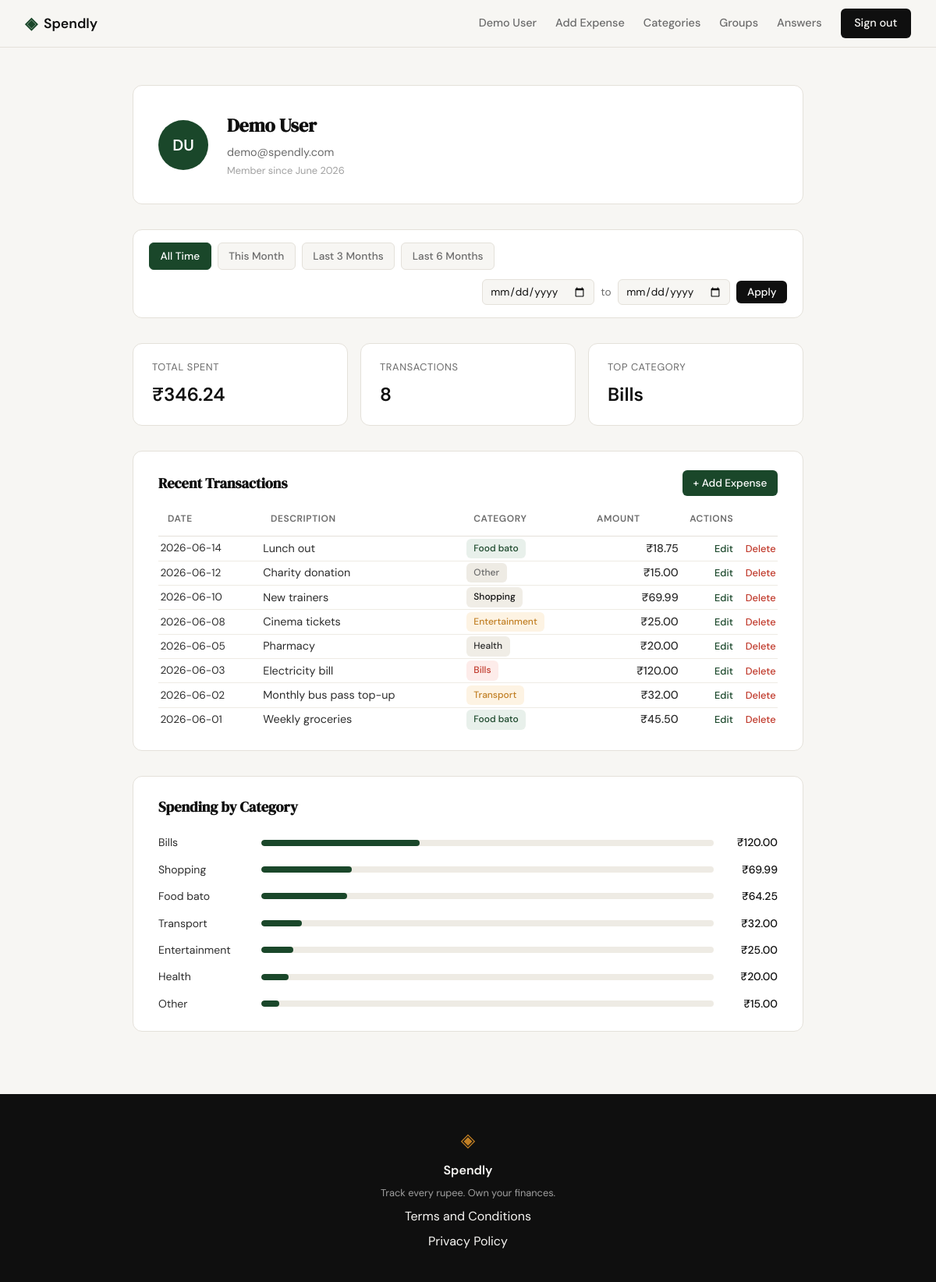
Screenshot of /profile (signed in) with the database file from the repository.
### tables this page shows
CREATE TABLE users (
            id           INTEGER PRIMARY KEY AUTOINCREMENT,
            name         TEXT    NOT NULL,
            email        TEXT    UNIQUE NOT NULL,
            password_hash TEXT   NOT NULL,
            created_at   TEXT    DEFAULT (datetime('now'))
        );

CREATE TABLE categories (
            id          INTEGER PRIMARY KEY AUTOINCREMENT,
            user_id     INTEGER NOT NULL REFERENCES users(id),
            name        TEXT    NOT NULL,
            description TEXT,
            created_at  TEXT    DEFAULT (datetime('now'))
        );

CREATE TABLE expenses (
                id          INTEGER PRIMARY KEY AUTOINCREMENT,
                user_id     INTEGER NOT NULL REFERENCES users(id),
                amount      REAL    NOT NULL,
                category_id INTEGER NOT NULL REFERENCES categories(id),
                date        TEXT    NOT NULL,
                description TEXT,
                created_at  TEXT    DEFAULT (datetime('now'))
            );

### app.py (the view, shortened to what this page needs)
@app.route("/profile")
def profile():
    if not session.get("user_id"):
        return redirect(url_for("login"))
    def parse_date(key):
        val = request.args.get(key, "").strip()
        try:
            return datetime.strptime(val, "%Y-%m-%d").date() if val else None
        except ValueError:
            return None
    date_from = parse_date("date_from")
    date_to   = parse_date("date_to")
    if date_from and date_to and date_from > date_to:
        flash("Start date must be before end date.", "error")
        date_from = date_to = None
    df_str = date_from.isoformat() if date_from else None
    dt_str = date_to.isoformat()   if date_to   else None
    today = date.today()
    def first_of_month_n_ago(n):
        m = today.month - n
        y = today.year + m // 12 - (1 if m % 12 == 0 and m < 0 else 0)
        m = m % 12 or 12
        return date(y, m, 1)
    preset_ranges = [
        {"label": "This Month",    "slug": "this_month",
         "date_from": date(today.year, today.month, 1).isoformat(), "date_to": today.isoformat()},
        {"label": "Last 3 Months", "slug": "last_3_months",
         "date_from": first_of_month_n_ago(3).isoformat(), "date_to": today.isoformat()},
        {"label": "Last 6 Months", "slug": "last_6_months",
         "date_from": first_of_month_n_ago(6).isoformat(), "date_to": today.isoformat()},
    ]
    active_preset = "all_time"
    user_id      = session["user_id"]
    user_row     = get_user_by_id(user_id)
    stats        = get_summary_stats(user_id, df_str, dt_str)
    transactions = get_recent_transactions(user_id, date_from=df_str, date_to=dt_str)
    categories   = get_category_breakdown(user_id, df_str, dt_str)
    all_cats     = get_all_categories()
    parts    = user_row["name"].split()
    initials = (parts[0][0] + (parts[-1][0] if len(parts) > 1 else "")).upper()
    user     = {**user_row, "initials": initials}
    return render_template(
        "profile.html",
        user=user, stats=stats, transactions=transactions, categories=categories,
        date_from=df_str, date_to=dt_str,
        preset_ranges=preset_ranges, active_preset=active_preset,
        all_categories=all_cats,
    )

### database/db.py (called while the page is built)
def get_db():
    conn = sqlite3.connect(DB_PATH)
    conn.row_factory = sqlite3.Row
    conn.execute("PRAGMA foreign_keys = ON")
    return conn

### database/queries.py (called while the page is built)
def _date_clause(date_from, date_to):
    if date_from and date_to:
        return " AND e.date BETWEEN ? AND ?", [date_from, date_to]
    return "", []

def get_user_by_id(user_id):
    conn = get_db()
    row = conn.execute("SELECT * FROM users WHERE id = ?", (user_id,)).fetchone()
    conn.close()
    if row is None:
        return None
    dt = datetime.strptime(row["created_at"][:10], "%Y-%m-%d")
    return {
        "name": row["name"],
        "email": row["email"],
        "member_since": dt.strftime("%B %Y"),
    }

def get_all_categories():
    conn = get_db()
    rows = conn.execute(
        "SELECT id, name, description FROM categories ORDER BY name"
    ).fetchall()
    conn.close()
    return [{"id": r["id"], "name": r["name"], "description": r["description"]} for r in rows]

def get_summary_stats(user_id, date_from=None, date_to=None):
    clause, extra = _date_clause(date_from, date_to)
    conn = get_db()
    row = conn.execute(
        "SELECT COALESCE(SUM(e.amount), 0) AS total, COUNT(*) AS cnt "
        "FROM expenses e WHERE e.user_id = ?" + clause,
        [user_id] + extra,
    ).fetchone()
    top = conn.execute(
        "SELECT c.name AS category "
        "FROM expenses e JOIN categories c ON e.category_id = c.id "
        "WHERE e.user_id = ?" + clause +
        " GROUP BY e.category_id ORDER BY SUM(e.amount) DESC LIMIT 1",
        [user_id] + extra,
    ).fetchone()
    conn.close()
    return {
        "total_spent": round(row["total"], 2),
        "transaction_count": row["cnt"],
        "top_category": top["category"] if top else "—",
    }

def get_recent_transactions(user_id, limit=10, date_from=None, date_to=None):
    clause, extra = _date_clause(date_from, date_to)
    conn = get_db()
    rows = conn.execute(
        "SELECT e.id, e.date, e.description, c.name AS category, e.category_id, e.amount "
        "FROM expenses e JOIN categories c ON e.category_id = c.id "
        "WHERE e.user_id = ?" + clause + " ORDER BY e.date DESC, e.id DESC LIMIT ?",
        [user_id] + extra + [limit],
    ).fetchall()
    conn.close()
    return [
        {"id": r["id"], "date": r["date"], "description": r["description"],
         "category": r["category"], "category_id": r["category_id"], "amount": r["amount"]}
        for r in rows
    ]

### templates/profile.html (shortened to what this page needs)
{% extends "base.html" %}
{% block content %}
<section class="profile-section">
    <div class="profile-inner">
        <div class="profile-card">
            <div class="avatar">{{ user.initials }}</div>
            <div class="profile-info">
                <h1 class="profile-name">{{ user.name }}</h1>
                <p class="profile-email">{{ user.email }}</p>
                <p class="profile-since">Member since {{ user.member_since }}</p>
            </div>
        </div>
        <div class="filter-bar">
            <div class="preset-btns">
                <a href="{{ url_for('profile') }}"
                   class="preset-btn{% if active_preset == 'all_time' %} active{% endif %}">All Time</a>
                {% for p in preset_ranges %}
                <a href="{{ url_for('profile', date_from=p.date_from, date_to=p.date_to) }}"
                   class="preset-btn{% if active_preset == p.slug %} active{% endif %}">{{ p.label }}</a>
                {% endfor %}
            </div>
            <form method="GET" action="{{ url_for('profile') }}" class="date-range-form">
                <input type="date" name="date_from" value="{{ date_from or '' }}" class="date-input" title="Start date">
                <span class="date-sep">to</span>
                <input type="date" name="date_to"   value="{{ date_to   or '' }}" class="date-input" title="End date">
                <button type="submit" class="btn-apply">Apply</button>
            </form>
        </div>
        <div class="stats-row">
            <div class="stat-card">
                <span class="stat-label">Total Spent</span>
                <span class="stat-value">&#8377;{{ "%.2f"|format(stats.total_spent) }}</span>
            </div>
            <div class="stat-card">
                <span class="stat-label">Transactions</span>
                <span class="stat-value">{{ stats.transaction_count }}</span>
            </div>
            <div class="stat-card">
                <span class="stat-label">Top Category</span>
                <span class="stat-value">{{ stats.top_category }}</span>
            </div>
        </div>
        <div class="profile-block">
            <div class="block-title-row">
                <h2 class="block-title">Recent Transactions</h2>
                <a href="{{ url_for('add_expense') }}" class="btn-add-expense">+ Add Expense</a>
            </div>
            <table class="transactions-table">
                <thead>
                    <tr>
                        <th>Date</th>
                        <th>Description</th>
                        <th>Category</th>
                        <th class="amount-col">Amount</th>
                        <th class="actions-col">Actions</th>
                    </tr>
                </thead>
                <tbody>
                    {% for t in transactions %}
                    <tr>
                        <td class="date-col">{{ t.date }}</td>
                        <td>{{ t.description }}</td>
                        <td><span class="badge badge-{{ t.category | lower }}">{{ t.category }}</span></td>
                        <td class="amount-col">&#8377;{{ "%.2f"|format(t.amount) }}</td>
                        <td class="actions-col">
                            <button type="button" class="btn-edit"
                                    data-id="{{ t.id }}"
                                    data-amount="{{ t.amount }}"
                                    data-category-id="{{ t.category_id }}"
                                    data-date="{{ t.date }}"
                                    data-description="{{ t.description or '' }}">Edit</button>
                            <form method="POST" action="/expenses/{{ t.id }}/delete" style="display:inline"
                                  onsubmit="return confirm('Delete this expense?')">
                                <button type="submit" class="btn-delete">Delete</button>
                            </form>
                        </td>
                    </tr>
                    {% endfor %}
                </tbody>
            </table>
        </div>
        <div class="profile-block">
            <h2 class="block-title">Spending by Category</h2>
            <div class="category-breakdown">
                {% for c in categories %}
                <div class="category-row">
                    <span class="category-name">{{ c.name }}</span>
                    <div class="progress-bar" style="--pct: {{ c.pct }}%">
                        <div class="progress-fill"></div>
                    </div>
                    <span class="category-total">&#8377;{{ "%.2f"|format(c.amount) }}</span>
                </div>
                {% endfor %}
            </div>
        </div>
    </div>
</section>
{% endblock %}

### templates/base.html (shortened to what this page needs)
<!DOCTYPE html>
<html lang="en">
<head>
    <link rel="stylesheet" href="{{ url_for('static', filename='css/style.css') }}">
</head>
<body>
    <nav class="navbar">
        <div class="nav-inner">
            <a href="{{ url_for('landing') }}" class="nav-brand">
                <span class="brand-icon">◈</span>
                <span class="brand-name">Spendly</span>
            </a>
            <div class="nav-links">
                {% if session.get("user_id") %}
                    <a href="{{ url_for('profile') }}">{{ session.get("user_name", "Account") }}</a>
                    <a href="{{ url_for('add_expense') }}">Add Expense</a>
                    <a href="{{ url_for('categories') }}">Categories</a>
                    <a href="{{ url_for('groups') }}">Groups</a>
                    <a href="{{ url_for('answers') }}">Answers</a>
                    <a href="{{ url_for('logout') }}" class="nav-cta">Sign out</a>
                {% else %}
                    <a href="{{ url_for('login') }}">Sign in</a>
                    <a href="{{ url_for('register') }}" class="nav-cta">Get started</a>
                {% endif %}
            </div>
        </div>
    </nav>
    <main class="main-content">
        {% block content %}{% endblock %}
    </main>
    <footer class="footer">
        <div class="footer-inner">
            <span class="brand-icon">◈</span>
            <span class="footer-name">Spendly</span>
            <p class="footer-copy">Track every rupee. Own your finances.</p>
            <a href="/terms">Terms and Conditions</a>
            <a href="/privacy">Privacy Policy</a>
        </div>
    </footer>
</body>
</html>

### rows the page displays
users: get "Demo User", name "Demo User", email "demo@spendly.com"
categories: top_category "Bills"
expenses: date "2026-06-14", description "Lunch out", category "Food bato", amount "18.75"
expenses: date "2026-06-12", description "Charity donation", category "Other", amount "15.00"
expenses: date "2026-06-10", description "New trainers", category "Shopping", amount "69.99"
expenses: date "2026-06-08", description "Cinema tickets", category "Entertainment", amount "25.00"
expenses: date "2026-06-05", description "Pharmacy", category "Health", amount "20.00"
expenses: date "2026-06-03", description "Electricity bill", category "Bills", amount "120.00"
expenses: date "2026-06-02", description "Monthly bus pass top-up", category "Transport", amount "32.00"
expenses: date "2026-06-01", description "Weekly groceries", category "Food bato", amount "45.50"

### other values shown
{{ user.initials }} "DU"
{{ user.member_since }} "June 2026"
{{ p.label }} "This Month" "Last 3 Months" "Last 6 Months"
{{ "%.2f"|format(stats.total_spent) }} "346.24"
{{ stats.transaction_count }} "8"
{{ c.name }} "Bills" "Shopping" "Food bato" "Transport" "Entertainment" "Health" "Other"
{{ "%.2f"|format(c.amount) }} "120.00" "69.99" "64.25" "32.00" "25.00" "20.00" "15.00"
